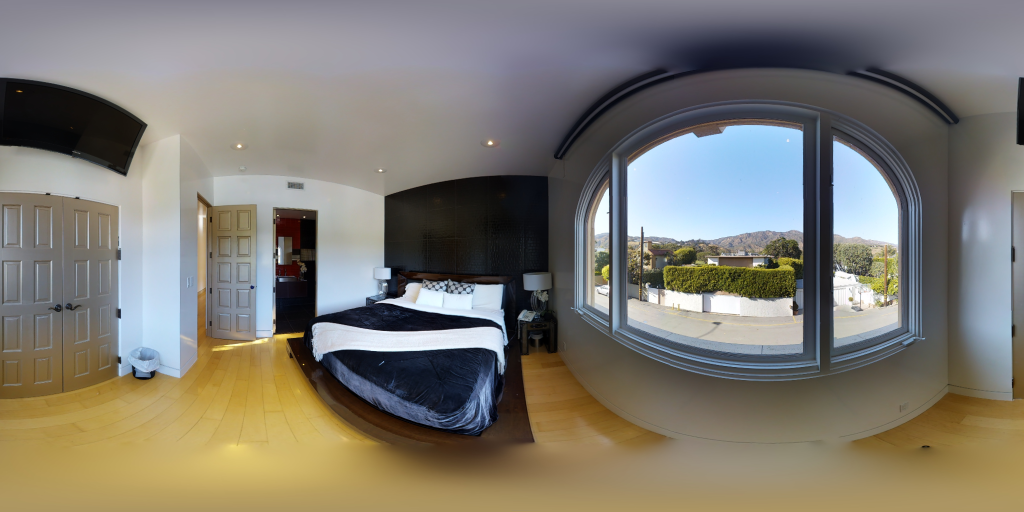
#> input picture research/statistics/room_type_similarity_20261027/cases_history/images/b8cTxDM8gDG_51c90ec9afc4495ab3788c6badc303df.png, 2048 x 1024 px (shown at 1/2 size)
$ python -i reflow_paper_figures_20261108.py   (imports and definitions only)
#> lines starting #> are read from the running program, lines starting #| are printed output that depends on the picture; after the words box and inside, x2 and y2 are one past the last pixel; in counts of white or black regions, pixels touching at a corner belong together
"""Reflow manuscript evidence at print size; saved geometry and scores remain inputs."""
from pathlib import Path
import copy, json, gzip, re
import numpy as np
import pandas as pd
import matplotlib.pyplot as plt
from matplotlib.lines import Line2D
from PIL import Image, ImageChops
import fitz
import render_paper_evidence_20261107 as e
import render_manuscript_3d as m
import render_semi_case_20261107 as semi
import render_localization_case_20261107 as loc
# [1 line that did not run here, left out]
# [1 line that did not run here, left out]
# [1 line that did not run here, left out]
AUDIT={}

# [7 lines left out: function capture, not called in this run]

def save(fig,name):
    e.save(fig,name)

def trimmed(path):
    raw=Image.open(path).convert('RGBA');im=Image.alpha_composite(Image.new('RGBA',raw.size,'white'),raw).convert('RGB');mask=ImageChops.difference(im,Image.new('RGB',im.size,'white')).convert('L').point(lambda x:255 if x>25 else 0)
#> in trimmed, im is the input picture: PIL image 2048x1024 RGB; mean R, G, B 126.4, 122.1, 112.7
#> after `mask = ImageChops.difference(im, Image.new('RGB', im.size, 'white')).c`:
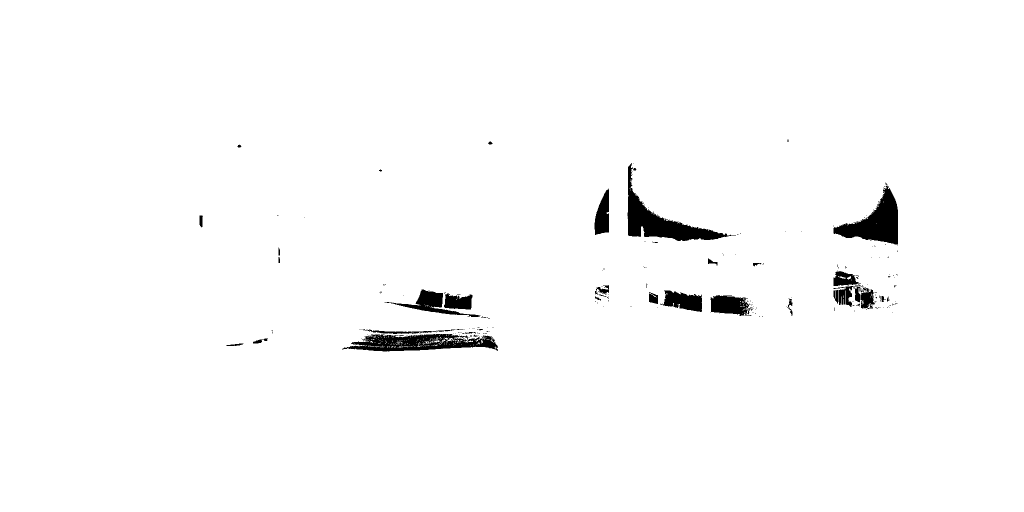
#> mask: PIL image 2048x1024 L (shown at 1/2 size); 98.2% white; 222 black regions (190 under 20 px), largest, box (x1, y1, x2, y2) and area: (1255, 326, 1472, 482) 7862, (1667, 371, 1796, 489) 6808, (684, 668, 996, 703) 6657
    box=mask.getbbox();assert box
#> after `box = mask.getbbox()`: box = (0, 0, 2048, 1024)
    return im.crop(box)

# [156 lines left out: functions photo, compact_existing, classes, fireplace, semi_case, profiles and 3 more, not called in this run]

def pdf_panel(name,clip):
    doc=fitz.open(BACK/(name+'.pdf'));pix=doc[0].get_pixmap(matrix=fitz.Matrix(4,4),clip=fitz.Rect(*clip),alpha=False)
    return Image.frombytes('RGB',[pix.width,pix.height],pix.samples)

# [53 lines left out: functions observed, bathroom, supplement, not called in this run]

# [5 lines not run here, left out]

>>> result = trimmed('../../../research/statistics/room_type_similarity_20261027/cases_history/images/b8cTxDM8gDG_51c90ec9afc4495ab3788c6badc303df.png')

$ run again, on research/fast_research_return_20261006/dot_original/e9zR4mvMWw7-16_endpoints.png
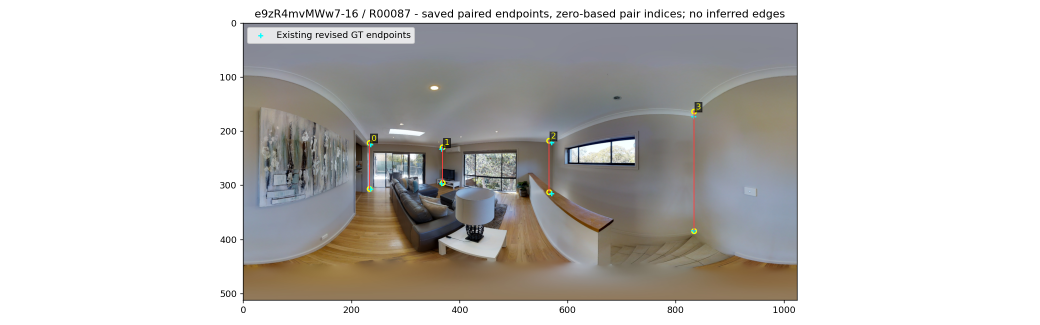
#> input picture research/fast_research_return_20261006/dot_original/e9zR4mvMWw7-16_endpoints.png, 2080 x 650 px (shown at 1/2 size)
#> in trimmed, raw is the input picture: PIL image 2080x650 RGBA; mean R, G, B, A 198.6, 196.5, 194, 255
#> in trimmed, `mask = ImageChops.difference(im, Image.new('RGB', im.size, 'white')).c`:
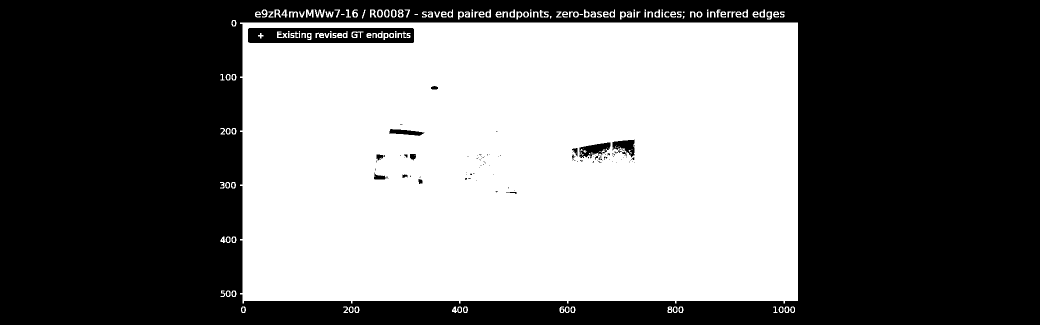
#> mask: PIL image 2080x650 L (shown at 1/2 size); 45.5% white; 172 white regions (39 under 20 px), largest, box (x1, y1, x2, y2) and area: (480, 45, 1596, 607) 605249, (629, 19, 650, 35) 165, (612, 19, 627, 35) 152
#> box = (440, 19, 1596, 626)
#> in trimmed, `return im.crop(box)`:
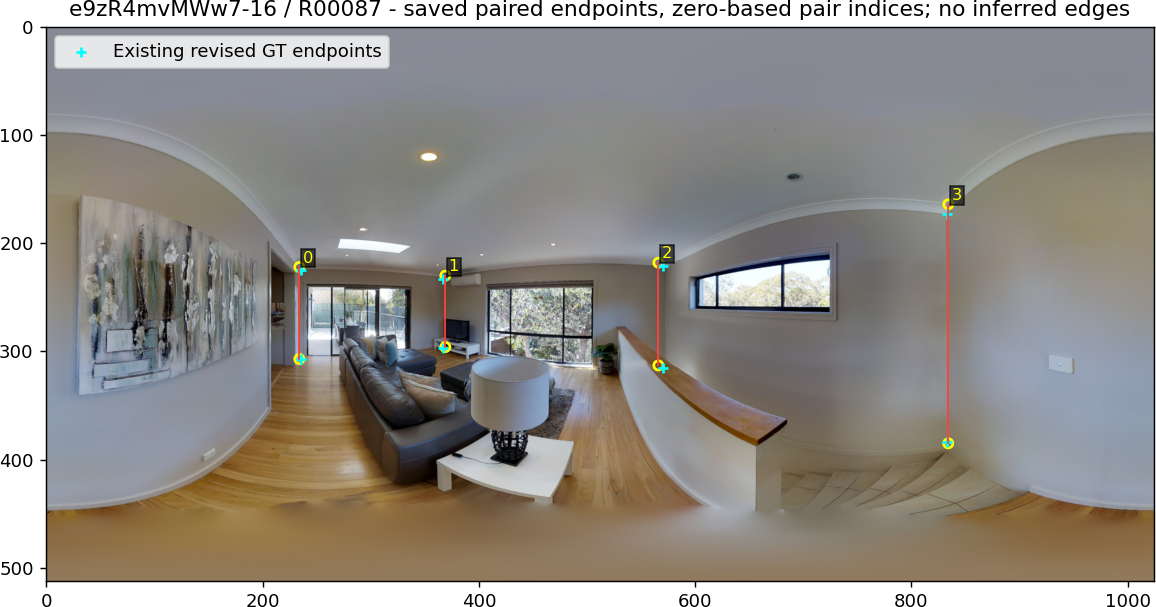
#> returned value: PIL image 1156x607 RGB; mean R, G, B 146.3, 142.3, 137.4

$ run again, on research/fast_research_return_20261006/dot_original/e9zR4mvMWw7-19_endpoints.png
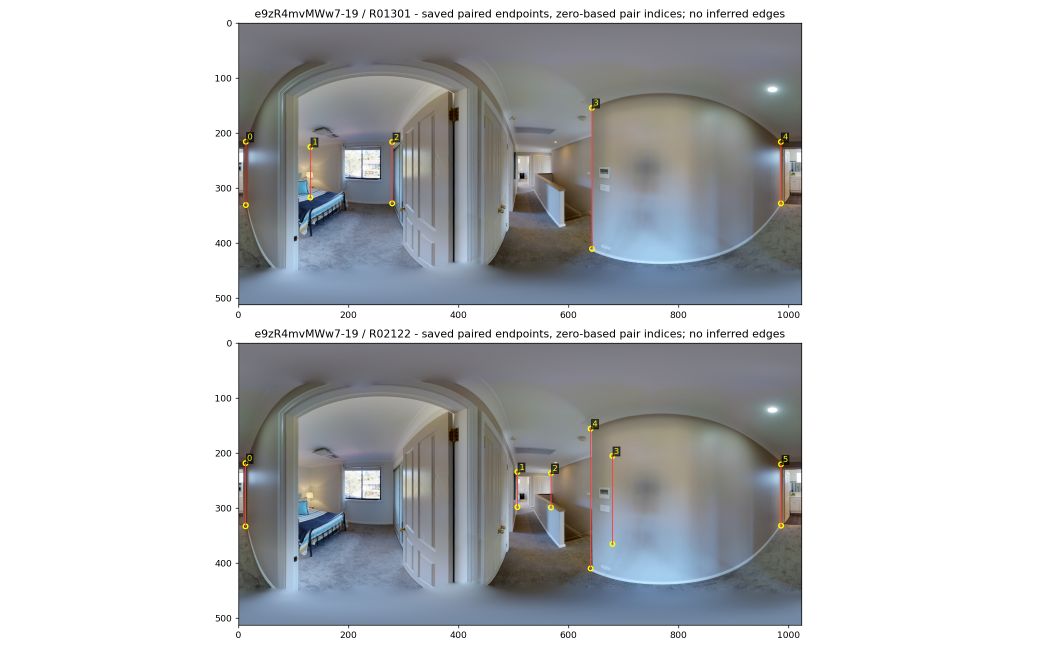
#> input picture research/fast_research_return_20261006/dot_original/e9zR4mvMWw7-19_endpoints.png, 2080 x 1300 px (shown at 1/2 size)
#> in trimmed, raw is the input picture: PIL image 2080x1300 RGBA; mean R, G, B, A 191.2, 193.2, 195.6, 255
#> in trimmed, `mask = ImageChops.difference(im, Image.new('RGB', im.size, 'white')).c`:
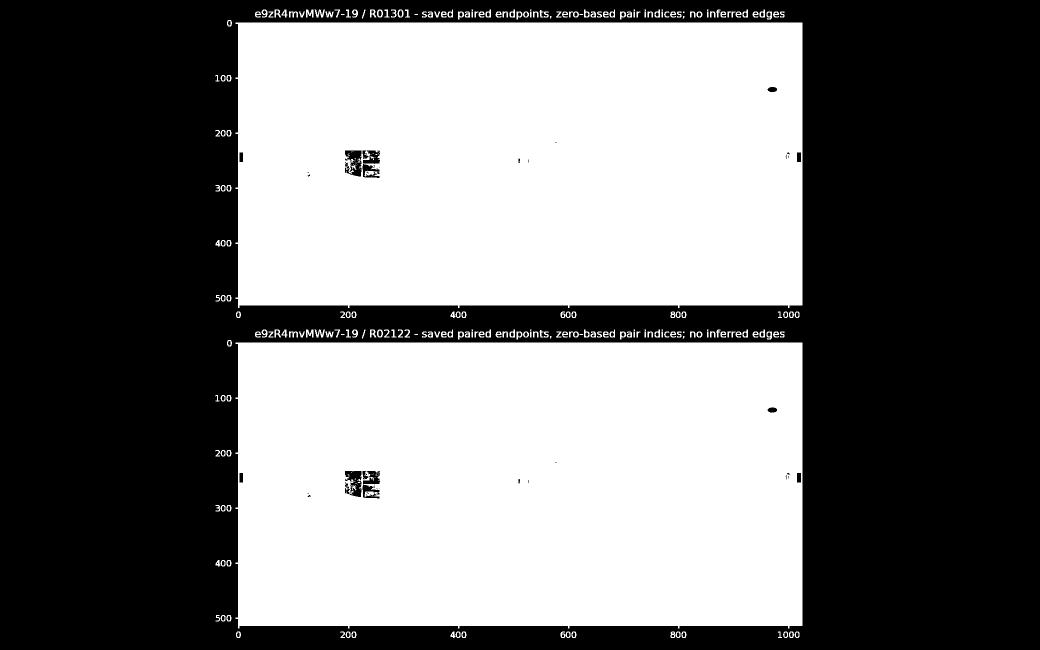
#> mask: PIL image 2080x1300 L (shown at 1/2 size); 47.7% white; 290 white regions (76 under 20 px), largest, box (x1, y1, x2, y2) and area: (471, 685, 1605, 1257) 637355, (471, 45, 1605, 616) 636229, (629, 19, 650, 35) 165
#> box = (431, 19, 1605, 1276)
#> in trimmed, `return im.crop(box)`:
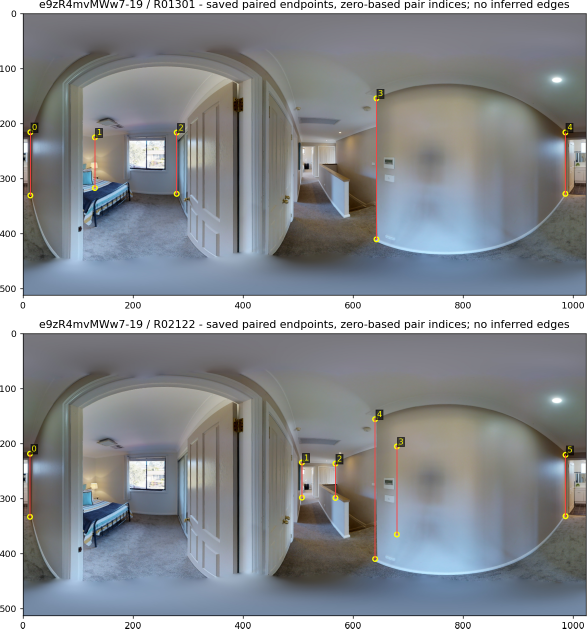
#> returned value: PIL image 1174x1257 RGB (shown at 1/2 size); mean R, G, B 138, 141.7, 146.2
